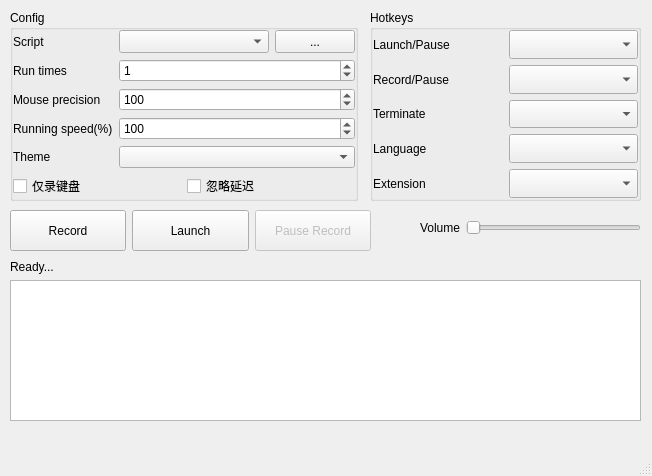
<?xml version="1.0" encoding="UTF-8"?>
<ui version="4.0">
 <class>UIView</class>
 <widget class="QMainWindow" name="UIView">
  <property name="geometry">
   <rect>
    <x>0</x>
    <y>0</y>
    <width>652</width>
    <height>476</height>
   </rect>
  </property>
  <property name="windowTitle">
   <string>KeymomuseGo v5.1</string>
  </property>
  <property name="windowIcon">
   <iconset resource="assets.qrc">
    <normaloff>:/pic/Mondrian.png</normaloff>:/pic/Mondrian.png</iconset>
  </property>
  <widget class="QWidget" name="centralwidget">
   <widget class="QGroupBox" name="groupBox">
    <property name="geometry">
     <rect>
      <x>370</x>
      <y>10</y>
      <width>271</width>
      <height>191</height>
     </rect>
    </property>
    <property name="title">
     <string>Hotkeys</string>
    </property>
    <layout class="QGridLayout" name="gridLayout_3">
     <property name="leftMargin">
      <number>0</number>
     </property>
     <property name="topMargin">
      <number>0</number>
     </property>
     <property name="rightMargin">
      <number>0</number>
     </property>
     <property name="bottomMargin">
      <number>0</number>
     </property>
     <item row="2" column="1">
      <widget class="QComboBox" name="choice_stop">
       <property name="sizePolicy">
        <sizepolicy hsizetype="Minimum" vsizetype="Minimum">
         <horstretch>0</horstretch>
         <verstretch>0</verstretch>
        </sizepolicy>
       </property>
      </widget>
     </item>
     <item row="4" column="1">
      <widget class="QComboBox" name="choice_extension">
       <property name="sizePolicy">
        <sizepolicy hsizetype="Minimum" vsizetype="Minimum">
         <horstretch>0</horstretch>
         <verstretch>0</verstretch>
        </sizepolicy>
       </property>
      </widget>
     </item>
     <item row="2" column="0">
      <widget class="QLabel" name="label_stop">
       <property name="text">
        <string>Terminate</string>
       </property>
      </widget>
     </item>
     <item row="3" column="0">
      <widget class="QLabel" name="label_language">
       <property name="text">
        <string>Language</string>
       </property>
      </widget>
     </item>
     <item row="0" column="1">
      <widget class="QComboBox" name="choice_start">
       <property name="sizePolicy">
        <sizepolicy hsizetype="Minimum" vsizetype="Minimum">
         <horstretch>0</horstretch>
         <verstretch>0</verstretch>
        </sizepolicy>
       </property>
       <property name="currentText">
        <string/>
       </property>
      </widget>
     </item>
     <item row="1" column="1">
      <widget class="QComboBox" name="choice_record">
       <property name="sizePolicy">
        <sizepolicy hsizetype="Minimum" vsizetype="Minimum">
         <horstretch>0</horstretch>
         <verstretch>0</verstretch>
        </sizepolicy>
       </property>
      </widget>
     </item>
     <item row="1" column="0">
      <widget class="QLabel" name="label_record">
       <property name="text">
        <string>Record/Pause</string>
       </property>
      </widget>
     </item>
     <item row="3" column="1">
      <widget class="QComboBox" name="choice_language">
       <property name="sizePolicy">
        <sizepolicy hsizetype="Minimum" vsizetype="Minimum">
         <horstretch>0</horstretch>
         <verstretch>0</verstretch>
        </sizepolicy>
       </property>
      </widget>
     </item>
     <item row="4" column="0">
      <widget class="QLabel" name="label_extension">
       <property name="text">
        <string>Extension</string>
       </property>
      </widget>
     </item>
     <item row="0" column="0">
      <widget class="QLabel" name="label_start_key">
       <property name="text">
        <string>Launch/Pause</string>
       </property>
      </widget>
     </item>
    </layout>
   </widget>
   <widget class="QWidget" name="horizontalLayoutWidget">
    <property name="geometry">
     <rect>
      <x>10</x>
      <y>210</y>
      <width>361</width>
      <height>41</height>
     </rect>
    </property>
    <layout class="QHBoxLayout" name="horizontalLayout">
     <property name="sizeConstraint">
      <enum>QLayout::SetDefaultConstraint</enum>
     </property>
     <item>
      <widget class="QPushButton" name="btrecord">
       <property name="sizePolicy">
        <sizepolicy hsizetype="Minimum" vsizetype="Minimum">
         <horstretch>0</horstretch>
         <verstretch>0</verstretch>
        </sizepolicy>
       </property>
       <property name="text">
        <string>Record</string>
       </property>
      </widget>
     </item>
     <item>
      <widget class="QPushButton" name="btrun">
       <property name="sizePolicy">
        <sizepolicy hsizetype="Minimum" vsizetype="Minimum">
         <horstretch>0</horstretch>
         <verstretch>0</verstretch>
        </sizepolicy>
       </property>
       <property name="text">
        <string>Launch</string>
       </property>
      </widget>
     </item>
     <item>
      <widget class="QPushButton" name="btpauserecord">
       <property name="enabled">
        <bool>false</bool>
       </property>
       <property name="sizePolicy">
        <sizepolicy hsizetype="Minimum" vsizetype="Minimum">
         <horstretch>0</horstretch>
         <verstretch>0</verstretch>
        </sizepolicy>
       </property>
       <property name="text">
        <string>Pause Record</string>
       </property>
      </widget>
     </item>
    </layout>
   </widget>
   <widget class="QWidget" name="verticalLayoutWidget">
    <property name="geometry">
     <rect>
      <x>10</x>
      <y>260</y>
      <width>631</width>
      <height>161</height>
     </rect>
    </property>
    <layout class="QVBoxLayout" name="verticalLayout">
     <item>
      <widget class="QLabel" name="tnumrd">
       <property name="text">
        <string>Ready...</string>
       </property>
      </widget>
     </item>
     <item>
      <widget class="QTextEdit" name="textlog">
       <property name="enabled">
        <bool>true</bool>
       </property>
       <property name="sizePolicy">
        <sizepolicy hsizetype="Minimum" vsizetype="Minimum">
         <horstretch>0</horstretch>
         <verstretch>0</verstretch>
        </sizepolicy>
       </property>
       <property name="readOnly">
        <bool>true</bool>
       </property>
      </widget>
     </item>
    </layout>
   </widget>
   <widget class="QWidget" name="formLayoutWidget_3">
    <property name="geometry">
     <rect>
      <x>420</x>
      <y>220</y>
      <width>221</width>
      <height>31</height>
     </rect>
    </property>
    <layout class="QFormLayout" name="formLayout_3">
     <item row="0" column="0">
      <widget class="QLabel" name="label_volume">
       <property name="text">
        <string>Volume</string>
       </property>
      </widget>
     </item>
     <item row="0" column="1">
      <widget class="QSlider" name="volumeSlider">
       <property name="orientation">
        <enum>Qt::Horizontal</enum>
       </property>
      </widget>
     </item>
    </layout>
   </widget>
   <widget class="QGroupBox" name="groupBox_2">
    <property name="geometry">
     <rect>
      <x>10</x>
      <y>10</y>
      <width>348</width>
      <height>191</height>
     </rect>
    </property>
    <property name="title">
     <string>Config</string>
    </property>
    <layout class="QGridLayout" name="gridLayout_4">
     <property name="leftMargin">
      <number>0</number>
     </property>
     <property name="topMargin">
      <number>0</number>
     </property>
     <property name="rightMargin">
      <number>0</number>
     </property>
     <property name="bottomMargin">
      <number>0</number>
     </property>
     <item row="4" column="1">
      <widget class="QComboBox" name="choice_theme">
       <property name="sizePolicy">
        <sizepolicy hsizetype="Minimum" vsizetype="Minimum">
         <horstretch>0</horstretch>
         <verstretch>0</verstretch>
        </sizepolicy>
       </property>
      </widget>
     </item>
     <item row="2" column="0">
      <widget class="QLabel" name="label_execute_interval">
       <property name="text">
        <string>Mouse precision</string>
       </property>
      </widget>
     </item>
     <item row="3" column="0">
      <widget class="QLabel" name="label_execute_speed">
       <property name="text">
        <string>Running speed(%)</string>
       </property>
      </widget>
     </item>
     <item row="1" column="0">
      <widget class="QLabel" name="label_run_times">
       <property name="text">
        <string>Run times</string>
       </property>
      </widget>
     </item>
     <item row="4" column="0">
      <widget class="QLabel" name="label_theme">
       <property name="text">
        <string>Theme</string>
       </property>
      </widget>
     </item>
     <item row="0" column="0">
      <widget class="QLabel" name="label_script">
       <property name="text">
        <string>Script</string>
       </property>
      </widget>
     </item>
     <item row="3" column="1">
      <widget class="QSpinBox" name="execute_speed">
       <property name="sizePolicy">
        <sizepolicy hsizetype="Minimum" vsizetype="Minimum">
         <horstretch>0</horstretch>
         <verstretch>0</verstretch>
        </sizepolicy>
       </property>
       <property name="minimum">
        <number>20</number>
       </property>
       <property name="maximum">
        <number>500</number>
       </property>
       <property name="value">
        <number>100</number>
       </property>
      </widget>
     </item>
     <item row="2" column="1">
      <widget class="QSpinBox" name="mouse_move_interval_ms">
       <property name="sizePolicy">
        <sizepolicy hsizetype="Minimum" vsizetype="Minimum">
         <horstretch>0</horstretch>
         <verstretch>0</verstretch>
        </sizepolicy>
       </property>
       <property name="minimum">
        <number>1</number>
       </property>
       <property name="maximum">
        <number>1000</number>
       </property>
       <property name="value">
        <number>100</number>
       </property>
      </widget>
     </item>
     <item row="1" column="1">
      <widget class="QSpinBox" name="stimes">
       <property name="sizePolicy">
        <sizepolicy hsizetype="Minimum" vsizetype="Minimum">
         <horstretch>0</horstretch>
         <verstretch>0</verstretch>
        </sizepolicy>
       </property>
       <property name="maximum">
        <number>99999</number>
       </property>
       <property name="value">
        <number>1</number>
       </property>
      </widget>
     </item>
     <item row="0" column="1">
      <layout class="QGridLayout" name="gridLayout" columnstretch="3,1">
       <property name="sizeConstraint">
        <enum>QLayout::SetMinimumSize</enum>
       </property>
       <item row="0" column="0">
        <widget class="QComboBox" name="choice_script">
         <property name="sizePolicy">
          <sizepolicy hsizetype="Minimum" vsizetype="Minimum">
           <horstretch>0</horstretch>
           <verstretch>0</verstretch>
          </sizepolicy>
         </property>
        </widget>
       </item>
       <item row="0" column="1">
        <widget class="QPushButton" name="bt_open_script_files">
         <property name="sizePolicy">
          <sizepolicy hsizetype="Minimum" vsizetype="Minimum">
           <horstretch>0</horstretch>
           <verstretch>0</verstretch>
          </sizepolicy>
         </property>
         <property name="text">
          <string>...</string>
         </property>
        </widget>
       </item>
      </layout>
     </item>
     <item row="5" column="0" colspan="2">
      <layout class="QHBoxLayout" name="horizontalLayout_2">
       <item>
        <widget class="QCheckBox" name="cb_only_keyboard">
         <property name="text">
          <string>仅录键盘</string>
         </property>
         <property name="tristate">
          <bool>false</bool>
         </property>
        </widget>
       </item>
       <item>
        <widget class="QCheckBox" name="cb_ignore_delay">
         <property name="text">
          <string>忽略延迟</string>
         </property>
         <property name="tristate">
          <bool>false</bool>
         </property>
        </widget>
       </item>
      </layout>
     </item>
    </layout>
   </widget>
  </widget>
  <widget class="QMenuBar" name="menubar">
   <property name="geometry">
    <rect>
     <x>0</x>
     <y>0</y>
     <width>652</width>
     <height>26</height>
    </rect>
   </property>
  </widget>
  <widget class="QStatusBar" name="statusbar"/>
 </widget>
 <resources>
  <include location="assets.qrc"/>
 </resources>
 <connections/>
</ui>
